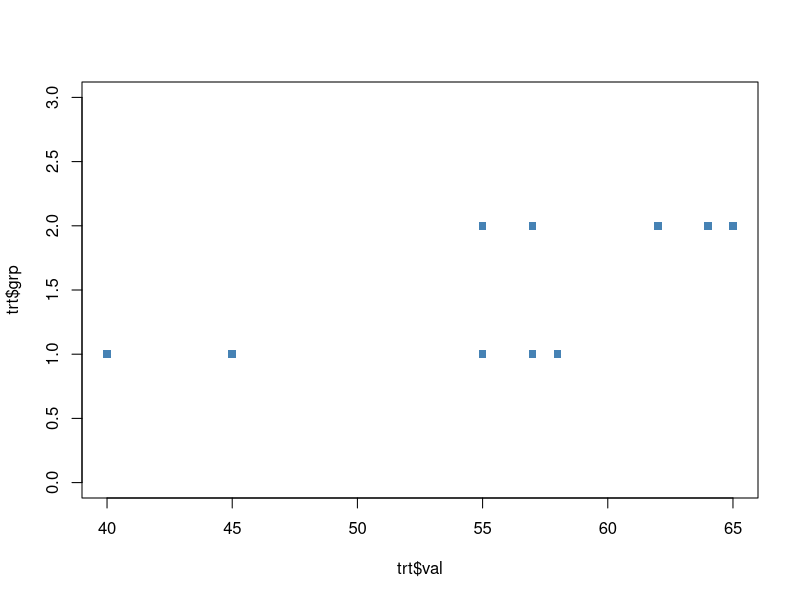

Write the R code that produced this figure.
library(coin)
library(multcomp)

# Introduction ------------------------------------------------------------

trt <- data.frame(
  val = c(40, 57, 45, 55, 58, 57, 64, 55, 62, 65),
  grp = factor(rep(c("a", "b"), each = 5)))
trt

plot(trt$val, trt$grp, ylim = c(0,3), col = 'steelblue', pch = 15)

# NOTE: coin requires categorical variables as factors
#       and ordinal variables as orderd factors

# comparing indep. t-test with `coin` exact test
t.test(
  val ~ grp,
  data = trt,
  var.equal = TRUE)

oneway_test(
  val ~ grp,
  data = trt,
  distribution = "exact")

# comparing mann-whitney with `coin` test
uscrime <- transform(MASS::UScrime, So = factor(So))

wilcox.test(
  Prob ~ So,
  data = uscrime,
  distribution = "exact")

wilcox_test(
  Prob ~ So,
  data = uscrime,
  distribution = "exact")

# comparing one way anova with `coin`
set.seed(1234)
oneway_test(
  response ~ trt,
  data = cholesterol,
  distribution = approximate(nresample = 9999))
